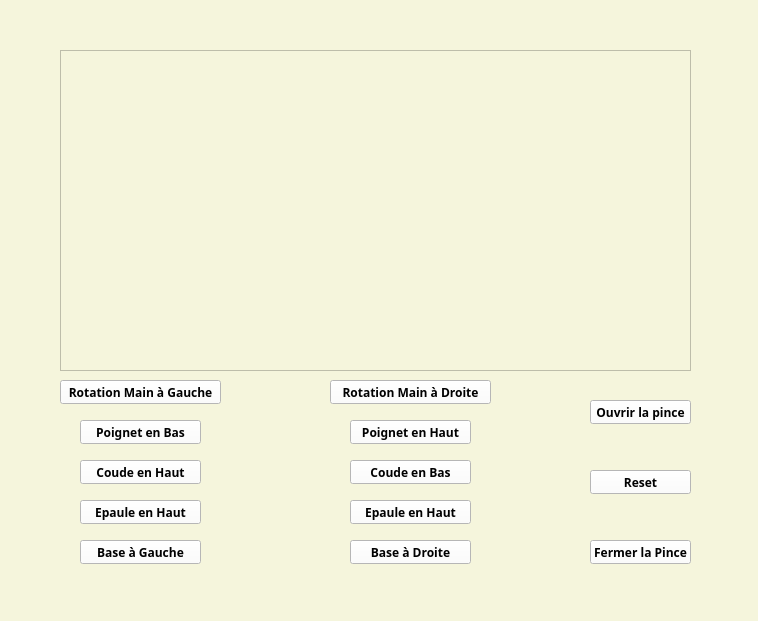
<?xml version="1.0" encoding="UTF-8"?>
<ui version="4.0">
 <class>MainWindow</class>
 <widget class="QMainWindow" name="MainWindow">
  <property name="geometry">
   <rect>
    <x>0</x>
    <y>0</y>
    <width>758</width>
    <height>621</height>
   </rect>
  </property>
  <property name="windowTitle">
   <string>MainWindow</string>
  </property>
  <property name="styleSheet">
   <string notr="true">background-color: beige</string>
  </property>
  <widget class="QWidget" name="statuswidget">
   <widget class="QPushButton" name="p_EpauleHaut">
    <property name="geometry">
     <rect>
      <x>80</x>
      <y>500</y>
      <width>121</width>
      <height>24</height>
     </rect>
    </property>
    <property name="font">
     <font>
      <family>Rubik</family>
      <bold>true</bold>
     </font>
    </property>
    <property name="styleSheet">
     <string notr="true">background-color: white</string>
    </property>
    <property name="text">
     <string>Epaule en Haut</string>
    </property>
   </widget>
   <widget class="QPushButton" name="p_PoignetBas">
    <property name="geometry">
     <rect>
      <x>350</x>
      <y>420</y>
      <width>121</width>
      <height>24</height>
     </rect>
    </property>
    <property name="font">
     <font>
      <family>Rubik</family>
      <bold>true</bold>
     </font>
    </property>
    <property name="styleSheet">
     <string notr="true">background-color: white</string>
    </property>
    <property name="text">
     <string>Poignet en Haut</string>
    </property>
   </widget>
   <widget class="QPushButton" name="p_BaseGauche">
    <property name="geometry">
     <rect>
      <x>80</x>
      <y>540</y>
      <width>121</width>
      <height>24</height>
     </rect>
    </property>
    <property name="font">
     <font>
      <family>Rubik</family>
      <italic>false</italic>
      <bold>true</bold>
     </font>
    </property>
    <property name="styleSheet">
     <string notr="true">background-color: white</string>
    </property>
    <property name="text">
     <string>Base à Gauche</string>
    </property>
    <property name="checkable">
     <bool>false</bool>
    </property>
   </widget>
   <widget class="QPushButton" name="p_EpauleBas">
    <property name="geometry">
     <rect>
      <x>350</x>
      <y>500</y>
      <width>121</width>
      <height>24</height>
     </rect>
    </property>
    <property name="font">
     <font>
      <family>Rubik</family>
      <bold>true</bold>
     </font>
    </property>
    <property name="styleSheet">
     <string notr="true">background-color: white</string>
    </property>
    <property name="text">
     <string>Epaule en Haut</string>
    </property>
   </widget>
   <widget class="QPushButton" name="p_PinceOuvrir">
    <property name="geometry">
     <rect>
      <x>590</x>
      <y>400</y>
      <width>101</width>
      <height>24</height>
     </rect>
    </property>
    <property name="font">
     <font>
      <family>Rubik</family>
      <bold>true</bold>
     </font>
    </property>
    <property name="styleSheet">
     <string notr="true">background-color: white</string>
    </property>
    <property name="text">
     <string>Ouvrir la pince</string>
    </property>
   </widget>
   <widget class="QPushButton" name="p_CoudeBas">
    <property name="geometry">
     <rect>
      <x>350</x>
      <y>460</y>
      <width>121</width>
      <height>24</height>
     </rect>
    </property>
    <property name="font">
     <font>
      <family>Rubik</family>
      <bold>true</bold>
     </font>
    </property>
    <property name="styleSheet">
     <string notr="true">background-color: white</string>
    </property>
    <property name="text">
     <string>Coude en Bas</string>
    </property>
   </widget>
   <widget class="QPushButton" name="p_CoudeHaut">
    <property name="geometry">
     <rect>
      <x>80</x>
      <y>460</y>
      <width>121</width>
      <height>24</height>
     </rect>
    </property>
    <property name="font">
     <font>
      <family>Rubik</family>
      <bold>true</bold>
     </font>
    </property>
    <property name="styleSheet">
     <string notr="true">background-color: white</string>
    </property>
    <property name="text">
     <string>Coude en Haut</string>
    </property>
   </widget>
   <widget class="QPushButton" name="p_PinceFermer">
    <property name="geometry">
     <rect>
      <x>590</x>
      <y>540</y>
      <width>101</width>
      <height>24</height>
     </rect>
    </property>
    <property name="font">
     <font>
      <family>Rubik</family>
      <bold>true</bold>
     </font>
    </property>
    <property name="styleSheet">
     <string notr="true">background-color: white</string>
    </property>
    <property name="text">
     <string>Fermer la Pince</string>
    </property>
   </widget>
   <widget class="QPushButton" name="p_PositIni">
    <property name="geometry">
     <rect>
      <x>590</x>
      <y>470</y>
      <width>101</width>
      <height>24</height>
     </rect>
    </property>
    <property name="font">
     <font>
      <family>Rubik</family>
      <bold>true</bold>
     </font>
    </property>
    <property name="styleSheet">
     <string notr="true">background-color: white</string>
    </property>
    <property name="text">
     <string>Reset</string>
    </property>
   </widget>
   <widget class="QPushButton" name="p_BaseDroite">
    <property name="geometry">
     <rect>
      <x>350</x>
      <y>540</y>
      <width>121</width>
      <height>24</height>
     </rect>
    </property>
    <property name="font">
     <font>
      <family>Rubik</family>
      <bold>true</bold>
     </font>
    </property>
    <property name="styleSheet">
     <string notr="true">background-color: white</string>
    </property>
    <property name="text">
     <string>Base à Droite</string>
    </property>
   </widget>
   <widget class="QPushButton" name="p_PoignetHaut">
    <property name="geometry">
     <rect>
      <x>80</x>
      <y>420</y>
      <width>121</width>
      <height>24</height>
     </rect>
    </property>
    <property name="font">
     <font>
      <family>Rubik</family>
      <bold>true</bold>
     </font>
    </property>
    <property name="styleSheet">
     <string notr="true">background-color: white</string>
    </property>
    <property name="text">
     <string>Poignet en Bas</string>
    </property>
   </widget>
   <widget class="QPushButton" name="p_RotationMain_Droite">
    <property name="geometry">
     <rect>
      <x>330</x>
      <y>380</y>
      <width>161</width>
      <height>24</height>
     </rect>
    </property>
    <property name="font">
     <font>
      <family>Rubik</family>
      <bold>true</bold>
     </font>
    </property>
    <property name="styleSheet">
     <string notr="true">background-color: white</string>
    </property>
    <property name="text">
     <string>Rotation Main à Droite</string>
    </property>
   </widget>
   <widget class="QPushButton" name="p_RotationMain_Gauche">
    <property name="geometry">
     <rect>
      <x>60</x>
      <y>380</y>
      <width>161</width>
      <height>24</height>
     </rect>
    </property>
    <property name="font">
     <font>
      <family>Rubik</family>
      <bold>true</bold>
     </font>
    </property>
    <property name="autoFillBackground">
     <bool>false</bool>
    </property>
    <property name="styleSheet">
     <string notr="true">background-color: white</string>
    </property>
    <property name="text">
     <string>Rotation Main à Gauche</string>
    </property>
   </widget>
   <widget class="QGraphicsView" name="graphicsView">
    <property name="geometry">
     <rect>
      <x>60</x>
      <y>50</y>
      <width>631</width>
      <height>321</height>
     </rect>
    </property>
   </widget>
  </widget>
  <widget class="QMenuBar" name="menubar">
   <property name="geometry">
    <rect>
     <x>0</x>
     <y>0</y>
     <width>758</width>
     <height>22</height>
    </rect>
   </property>
  </widget>
  <widget class="QStatusBar" name="statusbar"/>
 </widget>
 <resources/>
 <connections/>
</ui>
